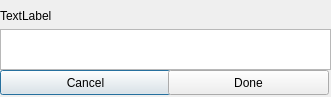
<?xml version="1.0" encoding="UTF-8"?>
<ui version="4.0">
 <class>Dialog</class>
 <widget class="QDialog" name="Dialog">
  <property name="geometry">
   <rect>
    <x>0</x>
    <y>0</y>
    <width>331</width>
    <height>97</height>
   </rect>
  </property>
  <property name="windowTitle">
   <string>Dialog</string>
  </property>
  <widget class="QPlainTextEdit" name="plainTextEdit">
   <property name="geometry">
    <rect>
     <x>0</x>
     <y>29</y>
     <width>331</width>
     <height>41</height>
    </rect>
   </property>
  </widget>
  <widget class="QPushButton" name="Cancel">
   <property name="geometry">
    <rect>
     <x>0</x>
     <y>70</y>
     <width>171</width>
     <height>25</height>
    </rect>
   </property>
   <property name="text">
    <string>Cancel</string>
   </property>
  </widget>
  <widget class="QPushButton" name="Select">
   <property name="geometry">
    <rect>
     <x>168</x>
     <y>70</y>
     <width>161</width>
     <height>25</height>
    </rect>
   </property>
   <property name="text">
    <string>Done</string>
   </property>
  </widget>
  <widget class="QLabel" name="label">
   <property name="geometry">
    <rect>
     <x>0</x>
     <y>0</y>
     <width>331</width>
     <height>31</height>
    </rect>
   </property>
   <property name="text">
    <string>TextLabel</string>
   </property>
  </widget>
 </widget>
 <resources/>
 <connections/>
</ui>
